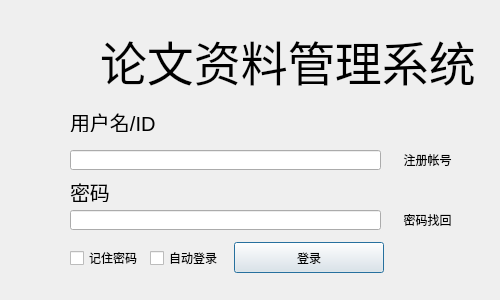
<?xml version="1.0" encoding="UTF-8"?>
<ui version="4.0">
 <class>Dialog</class>
 <widget class="QDialog" name="Dialog">
  <property name="geometry">
   <rect>
    <x>0</x>
    <y>0</y>
    <width>500</width>
    <height>300</height>
   </rect>
  </property>
  <property name="minimumSize">
   <size>
    <width>500</width>
    <height>300</height>
   </size>
  </property>
  <property name="maximumSize">
   <size>
    <width>500</width>
    <height>300</height>
   </size>
  </property>
  <property name="windowTitle">
   <string>论文资料管理系统</string>
  </property>
  <property name="windowIcon">
   <iconset>
    <normaloff>../image/Logo.png</normaloff>../image/Logo.png</iconset>
  </property>
  <widget class="QLabel" name="label">
   <property name="geometry">
    <rect>
     <x>20</x>
     <y>10</y>
     <width>81</width>
     <height>81</height>
    </rect>
   </property>
   <property name="text">
    <string/>
   </property>
   <property name="pixmap">
    <pixmap>../image/Logo.png</pixmap>
   </property>
  </widget>
  <widget class="QLabel" name="label_2">
   <property name="geometry">
    <rect>
     <x>70</x>
     <y>112</y>
     <width>101</width>
     <height>20</height>
    </rect>
   </property>
   <property name="font">
    <font>
     <pointsize>15</pointsize>
    </font>
   </property>
   <property name="text">
    <string>用户名/ID</string>
   </property>
  </widget>
  <widget class="QLineEdit" name="lineEdit">
   <property name="geometry">
    <rect>
     <x>70</x>
     <y>150</y>
     <width>311</width>
     <height>20</height>
    </rect>
   </property>
   <property name="maxLength">
    <number>20</number>
   </property>
  </widget>
  <widget class="QLabel" name="label_3">
   <property name="geometry">
    <rect>
     <x>70</x>
     <y>181</y>
     <width>71</width>
     <height>21</height>
    </rect>
   </property>
   <property name="font">
    <font>
     <pointsize>15</pointsize>
    </font>
   </property>
   <property name="text">
    <string>密码</string>
   </property>
  </widget>
  <widget class="QLineEdit" name="lineEdit_2">
   <property name="geometry">
    <rect>
     <x>70</x>
     <y>210</y>
     <width>311</width>
     <height>20</height>
    </rect>
   </property>
   <property name="maxLength">
    <number>20</number>
   </property>
   <property name="echoMode">
    <enum>QLineEdit::Password</enum>
   </property>
  </widget>
  <widget class="QCheckBox" name="checkBox">
   <property name="geometry">
    <rect>
     <x>70</x>
     <y>250</y>
     <width>71</width>
     <height>16</height>
    </rect>
   </property>
   <property name="text">
    <string>记住密码</string>
   </property>
  </widget>
  <widget class="QCheckBox" name="checkBox_2">
   <property name="geometry">
    <rect>
     <x>150</x>
     <y>250</y>
     <width>71</width>
     <height>16</height>
    </rect>
   </property>
   <property name="text">
    <string>自动登录</string>
   </property>
  </widget>
  <widget class="QPushButton" name="pushButton">
   <property name="geometry">
    <rect>
     <x>234</x>
     <y>242</y>
     <width>150</width>
     <height>31</height>
    </rect>
   </property>
   <property name="text">
    <string>登录</string>
   </property>
  </widget>
  <widget class="QLabel" name="label_6">
   <property name="geometry">
    <rect>
     <x>100</x>
     <y>30</y>
     <width>381</width>
     <height>61</height>
    </rect>
   </property>
   <property name="font">
    <font>
     <pointsize>35</pointsize>
    </font>
   </property>
   <property name="text">
    <string>论文资料管理系统</string>
   </property>
  </widget>
  <widget class="QPushButton" name="pushButton_2">
   <property name="geometry">
    <rect>
     <x>390</x>
     <y>148</y>
     <width>75</width>
     <height>23</height>
    </rect>
   </property>
   <property name="text">
    <string>注册帐号</string>
   </property>
   <property name="flat">
    <bool>true</bool>
   </property>
  </widget>
  <widget class="QPushButton" name="pushButton_3">
   <property name="geometry">
    <rect>
     <x>390</x>
     <y>208</y>
     <width>75</width>
     <height>23</height>
    </rect>
   </property>
   <property name="text">
    <string>密码找回</string>
   </property>
   <property name="flat">
    <bool>true</bool>
   </property>
  </widget>
 </widget>
 <resources/>
 <connections/>
</ui>
